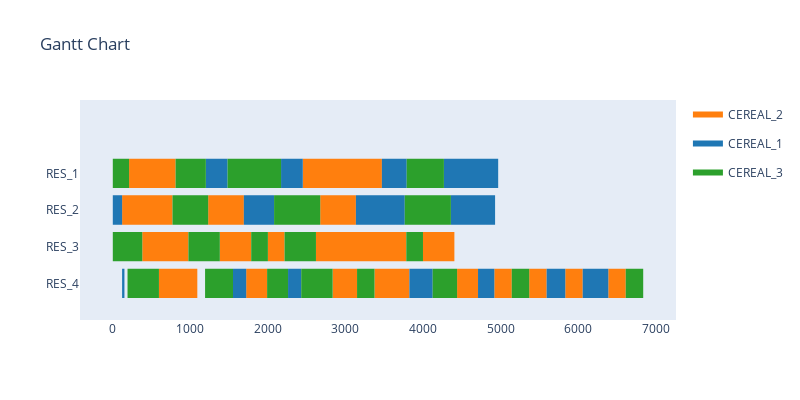

The notebook cell saved with this chart:
### Code cell
simulation = Env("data/useCase_2_stages.json",visualise=True)

while simulation.alive:
    
    #print(list(simulation.possible_actions.items()))

    action_order = random.choice(list(simulation.possible_actions.keys()))
    action_resource = random.choice(simulation.possible_actions[action_order])
    
    #print("Action is taken: " , (action_order,action_resource))
    #print()
    simulation.step((action_order,action_resource))

### Figure 1 — Plotly figure (JSON) as saved in the notebook; plotly's stock layout.template omitted (floating-point values rounded to 4 significant figures; data arrays with more than 128 entries replaced by an {"elided": "..."} marker saying what was removed)
{"data": [{"fill": "toself", "fillcolor": "rgb(255, 127, 14)", "hoverinfo": "name", "legendgroup": "rgb(255, 127, 14)", "mode": "none", "name": "CEREAL_2", "showlegend": true, "type": "scatter", "x": {"elided": "239 int values"}, "y": {"elided": "239 float values"}}, {"fill": "toself", "fillcolor": "rgb(31, 119, 180)", "hoverinfo": "name", "legendgroup": "rgb(31, 119, 180)", "mode": "none", "name": "CEREAL_1", "showlegend": true, "type": "scatter", "x": {"elided": "149 int values"}, "y": {"elided": "149 float values"}}, {"fill": "toself", "fillcolor": "rgb(44, 160, 44)", "hoverinfo": "name", "legendgroup": "rgb(44, 160, 44)", "mode": "none", "name": "CEREAL_3", "showlegend": true, "type": "scatter", "x": {"elided": "159 int values"}, "y": {"elided": "159 float values"}}, {"legendgroup": "rgb(255, 127, 14)", "marker": {"color": "rgb(255, 127, 14)", "opacity": 0, "size": 1}, "mode": "markers", "name": "", "showlegend": false, "text": [null, null, null, null, null, null, null, null, null, null, null, null, null, null, null, null, null, null, null, null, null, null, null, null, null, null, null, null, null, null, null, null, null, null, null, null, null, null, null, null, null, null, null, null, null, null, null, null, null, null, null, null, null, null, null, null, null, null, null, null, null, null, null, null, null, null, null, null, null, null, null, null, null, null, null, null, null, null, null, null, null, null, null, null, null, null, null, null, null, null, null, null, null, null, null, null], "type": "scatter", "x": [120, 580, 210, 600, 380, 595, 580, 770, 595, 785, 595, 820, 600, 810, 785, 975, 820, 865, 865, 910, 910, 955, 955, 1000, 1000, 1045, 1045, 1090, 1230, 1690, 1380, 1595, 1595, 1785, 1720, 1945, 1945, 1990, 2000, 2215, 2450, 2840, 2620, 2835, 2675, 3135, 2835, 3025, 2835, 3060, 2840, 3050, 3025, 3215, 3050, 3260, 3060, 3105, 3105, 3150, 3215, 3405, 3260, 3470, 3375, 3600, 3405, 3595, 3595, 3785, 3600, 3645, 3645, 3690, 3690, 3735, 3735, 3780, 3780, 3825, 4000, 4215, 4215, 4405, 4440, 4665, 4665, 4710, 4920, 5145, 5370, 5595, 5835, 6060, 6390, 6615], "y": [2, 2, 3, 3, 1, 1, 2, 2, 1, 1, 0, 0, 3, 3, 1, 1, 0, 0, 0, 0, 0, 0, 0, 0, 0, 0, 0, 0, 2, 2, 1, 1, 1, 1, 0, 0, 0, 0, 1, 1, 3, 3, 1, 1, 2, 2, 1, 1, 0, 0, 3, 3, 1, 1, 3, 3, 0, 0, 0, 0, 1, 1, 3, 3, 0, 0, 1, 1, 1, 1, 0, 0, 0, 0, 0, 0, 0, 0, 0, 0, 1, 1, 1, 1, 0, 0, 0, 0, 0, 0, 0, 0, 0, 0, 0, 0]}, {"legendgroup": "rgb(31, 119, 180)", "marker": {"color": "rgb(31, 119, 180)", "opacity": 0, "size": 1}, "mode": "markers", "name": "", "showlegend": false, "text": [null, null, null, null, null, null, null, null, null, null, null, null, null, null, null, null, null, null, null, null, null, null, null, null, null, null, null, null, null, null, null, null, null, null, null, null, null, null, null, null, null, null, null, null, null, null, null, null, null, null, null, null, null, null, null, null, null, null, null, null], "type": "scatter", "x": [0, 120, 120, 150, 1200, 1480, 1550, 1720, 1690, 2080, 2170, 2450, 2260, 2430, 3135, 3525, 3470, 3790, 3525, 3645, 3645, 3765, 3825, 4035, 4035, 4065, 4065, 4095, 4095, 4125, 4270, 4550, 4360, 4690, 4550, 4690, 4690, 4830, 4690, 4810, 4710, 4920, 4810, 4930, 4830, 4970, 5595, 5805, 5805, 5835, 6060, 6270, 6270, 6300, 6300, 6330, 6330, 6360, 6360, 6390], "y": [2, 2, 0, 0, 3, 3, 0, 0, 2, 2, 3, 3, 0, 0, 2, 2, 3, 3, 2, 2, 2, 2, 0, 0, 0, 0, 0, 0, 0, 0, 3, 3, 2, 2, 3, 3, 3, 3, 2, 2, 0, 0, 2, 2, 3, 3, 0, 0, 0, 0, 0, 0, 0, 0, 0, 0, 0, 0, 0, 0]}, {"legendgroup": "rgb(44, 160, 44)", "marker": {"color": "rgb(44, 160, 44)", "opacity": 0, "size": 1}, "mode": "markers", "name": "", "showlegend": false, "text": [null, null, null, null, null, null, null, null, null, null, null, null, null, null, null, null, null, null, null, null, null, null, null, null, null, null, null, null, null, null, null, null, null, null, null, null, null, null, null, null, null, null, null, null, null, null, null, null, null, null, null, null, null, null, null, null, null, null, null, null, null, null, null, null], "type": "scatter", "x": [0, 210, 0, 190, 190, 380, 190, 505, 505, 550, 550, 595, 770, 1230, 810, 1200, 975, 1190, 1190, 1380, 1190, 1415, 1415, 1460, 1460, 1505, 1480, 1960, 1505, 1550, 1785, 2000, 1960, 2170, 1990, 2215, 2080, 2675, 2215, 2260, 2215, 2430, 2430, 2620, 2430, 2745, 2745, 2790, 2790, 2835, 3150, 3375, 3765, 4360, 3785, 4000, 3790, 4270, 4125, 4440, 5145, 5370, 6615, 6840], "y": [3, 3, 1, 1, 1, 1, 0, 0, 0, 0, 0, 0, 2, 2, 3, 3, 1, 1, 1, 1, 0, 0, 0, 0, 0, 0, 3, 3, 0, 0, 1, 1, 3, 3, 0, 0, 2, 2, 0, 0, 1, 1, 1, 1, 0, 0, 0, 0, 0, 0, 0, 0, 2, 2, 1, 1, 3, 3, 0, 0, 0, 0, 0, 0]}], "layout": {"autosize": false, "height": 400, "hovermode": "closest", "showlegend": true, "title": {"text": "Gantt Chart"}, "width": 800, "xaxis": {"rangeselector": {"buttons": [{"count": 7, "label": "1w", "step": "day", "stepmode": "backward"}, {"count": 1, "label": "1m", "step": "month", "stepmode": "backward"}, {"count": 6, "label": "6m", "step": "month", "stepmode": "backward"}, {"count": 1, "label": "YTD", "step": "year", "stepmode": "todate"}, {"count": 1, "label": "1y", "step": "year", "stepmode": "backward"}, {"step": "all"}]}, "showgrid": false, "type": "linear", "zeroline": false}, "yaxis": {"autorange": false, "range": [-1, 5], "showgrid": false, "ticktext": ["RES_4", "RES_3", "RES_2", "RES_1"], "tickvals": [0, 1, 2, 3], "zeroline": false}}}
